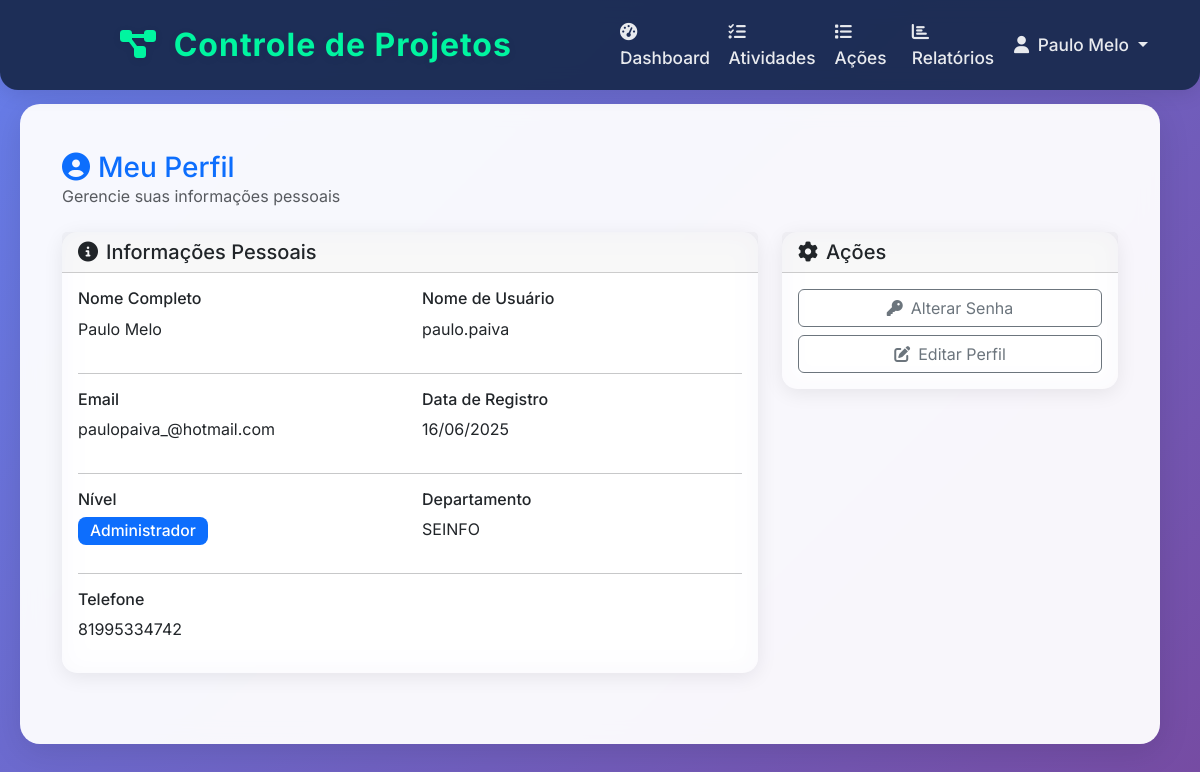
/accounts/profile/ (signed in), run on the app's committed database.
### activities/models.py (models this page shows, shortened)
class Worker(models.Model):
    LEVEL_CHOICES = [
        ('admin', 'Administrador'),
        ('manager', 'Gerente'),
        ('collaborator', 'Colaborador'),
    ]
    user = models.OneToOneField(User, on_delete=models.CASCADE, verbose_name="Usuário")
    level = models.CharField(
        max_length=20,
        choices=LEVEL_CHOICES,
        default='collaborator',
        verbose_name="Nível"
    )
    department = models.CharField(max_length=100, verbose_name="Departamento")
    phone = models.CharField(max_length=20, blank=True, null=True, verbose_name="Telefone")
    created_at = models.DateTimeField(auto_now_add=True, verbose_name="Data de Criação")
    updated_at = models.DateTimeField(auto_now=True, verbose_name="Última Atualização")
    class Meta:
        verbose_name = "Trabalhador"
        verbose_name_plural = "Trabalhadores"
        ordering = ['user__first_name', 'user__last_name']

### accounts/views.py (the view)
# urls.py: path('profile/', views.profile, name='profile'),
@login_required
def profile(request):
    try:
        worker = request.user.worker
    except Worker.DoesNotExist:
        worker = None
    context = {
        'worker': worker,
    }
    return render(request, 'accounts/profile.html', context)

### templates/accounts/profile.html (shortened to what this page needs)
{% extends 'base.html' %}
{% block content %}
<div class="container-fluid">
    <div class="row mb-4">
        <div class="col-12">
            <div class="d-flex justify-content-between align-items-center">
                <div>
                    <h1 class="h3 mb-0 text-primary">
                        <i class="fas fa-user-circle me-2"></i>Meu Perfil
                    </h1>
                    <p class="text-muted mb-0">Gerencie suas informações pessoais</p>
                </div>
            </div>
        </div>
    </div>
    <div class="row">
        <div class="col-lg-8">
            <div class="card">
                <div class="card-header">
                    <h5 class="card-title mb-0">
                        <i class="fas fa-info-circle me-2"></i>Informações Pessoais
                    </h5>
                </div>
                <div class="card-body">
                    <div class="row">
                        <div class="col-md-6">
                            <h6>Nome Completo</h6>
                            <p>{{ user.get_full_name }}</p>
                        </div>
                        <div class="col-md-6">
                            <h6>Nome de Usuário</h6>
                            <p>{{ user.username }}</p>
                        </div>
                    </div>
                    <hr>
                    <div class="row">
                        <div class="col-md-6">
                            <h6>Email</h6>
                            <p>{{ user.email }}</p>
                        </div>
                        <div class="col-md-6">
                            <h6>Data de Registro</h6>
                            <p>{{ user.date_joined|date:"d/m/Y" }}</p>
                        </div>
                    </div>
                    {% if worker %}
                    <hr>
                    <div class="row">
                        <div class="col-md-6">
                            <h6>Nível</h6>
                            <span class="badge bg-primary">{{ worker.get_level_display }}</span>
                        </div>
                        <div class="col-md-6">
                            <h6>Departamento</h6>
                            <p>{{ worker.department }}</p>
                        </div>
                    </div>
                    {% if worker.phone %}
                    <hr>
                    <div class="row">
                        <div class="col-md-6">
                            <h6>Telefone</h6>
                            <p>{{ worker.phone }}</p>
                        </div>
                    </div>
                    {% endif %}
                    {% endif %}
                </div>
            </div>
        </div>
        <div class="col-lg-4">
            <div class="card">
                <div class="card-header">
                    <h5 class="card-title mb-0">
                        <i class="fas fa-cog me-2"></i>Ações
                    </h5>
                </div>
                <div class="card-body">
                    <div class="d-grid gap-2">
                        <a href="#" class="btn btn-outline-secondary">
                            <i class="fas fa-key me-2"></i>Alterar Senha
                        </a>
                        <a href="#" class="btn btn-outline-secondary">
                            <i class="fas fa-edit me-2"></i>Editar Perfil
                        </a>
                    </div>
                </div>
            </div>
        </div>
    </div>
</div>
{% endblock %}

### templates/base.html (shortened to what this page needs)
<!DOCTYPE html>
<html lang="pt-br">
<head>
    <link href="https://cdn.jsdelivr.net/npm/bootstrap@5.3.0/dist/css/bootstrap.min.css" rel="stylesheet">
    <link rel="stylesheet" href="https://cdnjs.cloudflare.com/ajax/libs/font-awesome/6.4.0/css/all.min.css">
    <link rel="stylesheet" href="/static/css/custom.css">
</head>
<body>
    <nav class="navbar navbar-expand-lg navbar-dark fixed-top w-100" style="background: #1A2B50;">
        {% if request.path == '/accounts/login/' or request.path == '/accounts/register/' or request.path == '/accounts/password_reset/' or request.path == '/accounts/password_reset/done/' or request.path == '/accounts/reset/done/' %}
            <div class="container-fluid justify-content-center">
                <a class="navbar-brand mx-auto text-center" style="font-size: 2rem; font-weight: 700; letter-spacing: 1px; width: 100%; display: flex; justify-content: center; align-items: center;">
                    <i class="fas fa-project-diagram me-2"></i>
                    Controle de Projetos
                </a>
            </div>
        {% else %}
            <div class="container-fluid justify-content-center">
                <a class="navbar-brand mx-auto text-center" href="{% url 'dashboard:index' %}" style="font-size: 2rem; font-weight: 700; letter-spacing: 1px;">
                    <i class="fas fa-project-diagram me-2"></i>
                    Controle de Projetos
                </a>
            </div>
            <div class="container-fluid">
                <div class="collapse navbar-collapse justify-content-center" id="navbarNav">
                    <ul class="navbar-nav me-auto">
                        <li class="nav-item">
                            <a class="nav-link" href="{% url 'dashboard:index' %}">
                                <i class="fas fa-tachometer-alt me-1"></i> Dashboard
                            </a>
                        </li>
                        <li class="nav-item">
                            <a class="nav-link" href="{% url 'activities:activity_list' %}">
                                <i class="fas fa-tasks me-1"></i> Atividades
                            </a>
                        </li>
                        <li class="nav-item">
                            <a class="nav-link" href="{% url 'activities:action_list' %}">
                                <i class="fas fa-list me-1"></i> Ações
                            </a>
                        </li>
                        <li class="nav-item">
                            <a class="nav-link" href="{% url 'dashboard:activities_report' %}">
                                <i class="fas fa-chart-bar me-1"></i> Relatórios
                            </a>
                        </li>
                    </ul>
                    <ul class="navbar-nav">
                        {% if user.is_authenticated %}
                            <li class="nav-item dropdown">
                                <a class="nav-link dropdown-toggle" href="#" id="navbarDropdown" role="button" data-bs-toggle="dropdown">
                                    <i class="fas fa-user me-1"></i> {{ user.get_full_name|default:user.username }}
                                </a>
                            </li>
                        {% else %}
                            <li class="nav-item">
                                <a class="nav-link" href="{% url 'accounts:login' %}">
                                    <i class="fas fa-sign-in-alt me-1"></i> Entrar
                                </a>
                            </li>
                        {% endif %}
                    </ul>
                </div>
            </div>
        {% endif %}
    </nav>
    <div style="height: 80px;"></div>
    {% block main_content %}
    <div class="main-content container mt-4 centraliza-tela">
        {% block content %}{% endblock %}
    </div>
    {% endblock %}
</body>
</html>

### static/css/custom.css (style rules this page uses)
:root { --primary-color: #1A2B50; --secondary-color: #00F5A0; --accent-color: #4ECDC4; --success-color: #96CEB4; --warning-color: #FFE66D; --danger-color: #FF6B6B; --bg-gradient: linear-gradient(135deg, #667eea 0%, #764ba2 100%); --glass-bg: rgba(255,255,255,0.15); --glass-blur: blur(12px); --shadow: 0 8px 32px 0 rgba(31, 38, 135, 0.15); --border-radius: 18px; --font-main: 'Inter', Arial, sans-serif; }
body { background: var(--bg-gradient); font-family: var(--font-main); min-height: 100vh; }
.navbar { background: var(--glass-bg); backdrop-filter: var(--glass-blur); box-shadow: var(--shadow); border-radius: 0 0 var(--border-radius) var(--border-radius); padding: 0.7rem 2rem; }
.navbar-brand { font-size: 2.1rem; font-weight: 800; color: var(--secondary-color) !important; letter-spacing: 1px; text-shadow: 0 2px 8px rgba(0,0,0,0.08); }
.nav-link, .dropdown-item { font-weight: 500; font-size: 1.08rem; color: #fff !important; transition: background 0.2s, color 0.2s; }
.main-content { margin-top: 30px; margin-bottom: 30px; }
.card, .kpi-card { background: var(--glass-bg); backdrop-filter: var(--glass-blur); box-shadow: var(--shadow); border-radius: var(--border-radius); border: none; margin-bottom: 1.5rem; }
.badge { border-radius: 8px; padding: 7px 14px; font-weight: 600; font-size: 0.98rem; }

### templates/base.html (style rules this page uses)
:root { --primary-color: #1A2B50; --secondary-color: #00F5A0; --accent-color: #4ECDC4; --danger-color: #FF6B6B; --warning-color: #FFE66D; --success-color: #96CEB4; --dark-color: #2C3E50; --light-color: #F8F9FA; }
body { font-family: 'Inter', sans-serif; background: linear-gradient(135deg, #667eea 0%, #764ba2 100%); min-height: 100vh; }
.navbar { background: rgba(26, 43, 80, 0.95) !important; backdrop-filter: blur(10px); box-shadow: 0 4px 20px rgba(0, 0, 0, 0.1); }
.navbar-brand { color: var(--secondary-color) !important; font-weight: 700; font-size: 1.5rem; }
.nav-link { color: rgba(255, 255, 255, 0.9) !important; font-weight: 500; transition: all 0.3s ease; }
.main-content { background: rgba(255, 255, 255, 0.95); backdrop-filter: blur(10px); border-radius: 20px; box-shadow: 0 8px 32px rgba(0, 0, 0, 0.1); margin: 20px; padding: 30px; min-height: calc(100vh - 120px); }
.card { border: none; border-radius: 15px; box-shadow: 0 4px 20px rgba(0, 0, 0, 0.08); transition: all 0.3s ease; }
.badge { border-radius: 8px; padding: 6px 12px; font-weight: 500; }
.centraliza-tela { min-height: 80vh; display: flex; flex-direction: column; align-items: center; justify-content: center; }

### data on the page
Worker: level "Administrador", department "SEINFO", phone "81995334742"

### other printed values
{{ user.get_full_name|default:user.username }} "Paulo Melo"
{{ user.get_full_name }} "Paulo Melo"
{{ user.username }} "paulo.paiva"
{{ user.email }} "paulopaiva_@hotmail.com"
{{ user.date_joined|date:"d/m/Y" }} "16/06/2025"
